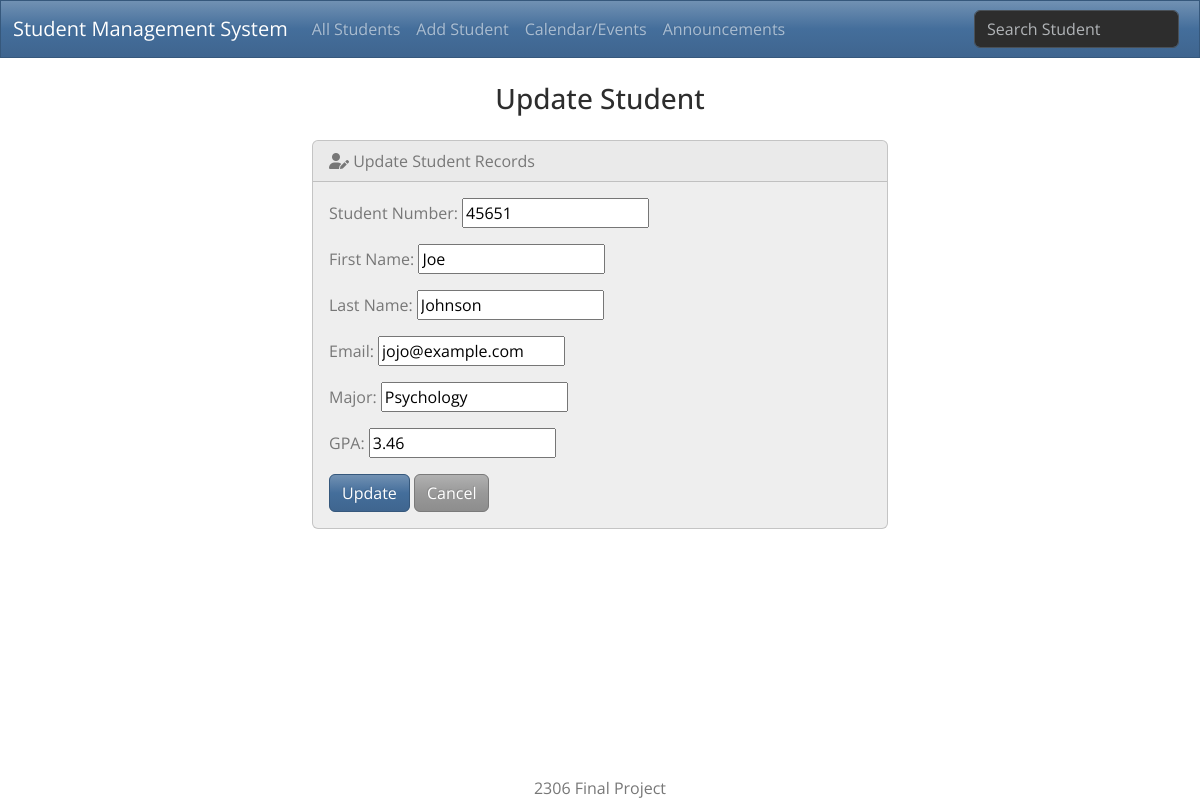
/edit/45651, run on the app's committed database.
### students/models.py (models this page shows, shortened)
class Student(models.Model):
    student_number = models.CharField(max_length=5, primary_key=True)
    first_name = models.CharField(max_length=100)
    last_name = models.CharField(max_length=100)
    email = models.EmailField(max_length=100)
    major = models.CharField(max_length=50)
    gpa = models.FloatField()

### students/views.py (the view)
# urls.py: path('edit/<int:id>', views.edit, name='edit'),
def edit(request, id):
    if request.method == 'POST':
        student = Student.objects.get(pk=id)
        form = StudentForm(request.POST, instance=student)
        if form.is_valid():
            form.save()
            return render(request, 'students/edit.html', {
                'form': form,
                'success': True
            })
    else:
        student = Student.objects.get(pk=id)
        form = StudentForm(instance=student)
    return render(request, 'students/edit.html', {'form': form})

### students/forms.py
class StudentForm(forms.ModelForm):
    class Meta:
        model = Student
        fields = ['student_number', 'first_name', 'last_name', 'email', 'major', 'gpa']
        labels = {
            'student_number': 'Student Number',
            'first_name': 'First Name',
            'last_name': 'Last Name',
            'email': 'Email',
            'major': 'Major',
            'gpa': 'GPA'
        }
        widgets = {
            'student_number': forms.NumberInput(attrs={'class': 'form_control'}),
            'first_name': forms.TextInput(attrs={'class': 'form_control'}),
            'last_name': forms.TextInput(attrs={'class': 'form_control'}),
            'email': forms.EmailInput(attrs={'class': 'form_control'}),
            'major': forms.TextInput(attrs={'class': 'form_control'}),
            'gpa': forms.NumberInput(attrs={'class': 'form_control'})
        }

### students/templates/students/edit.html (shortened to what this page needs)
{% extends "students/base.html" %}
{% block body %}
    <h3 class="text-center m-4">Update Student</h3>
    {% if success %}
        <div class="alert alert-success" role="alert">
            Student's information was updated successfully!
            <a href="{% url 'index' %}">Go to Home Page</a>
        </div>
    {% else %}
        <div class="row justify-content-center">
            <div class="col-6">
                <div class="card bg-light mb-3">
                    <div class="card-header"><i class="fa-solid fa-user-pen"></i> Update Student Records</div>
                    <div class="card-body">
                      <form action="" method="POST">
                          {{ form.as_p }}
                          <button type="submit" class="btn btn-primary">Update</button>
                          <a href="{% url 'index' %}" class="btn btn-secondary">Cancel</a>
                      </form>
                    </div>
                </div>
            </div>
        </div>
    {% endif %}
{% endblock %}

### data on the page
Student: student_number "45651", first_name "Joe", last_name "Johnson", email "jojo@example.com", major "Psychology", gpa "3.46"
